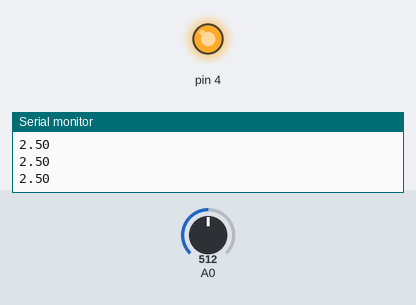
A sketch run on a simulated Arduino Uno, built with avr-gcc and run on an emulated ATmega328P. Parts: output pins drawn as LEDs (lit = HIGH), the last lines printed to the serial monitor. The inputs (shaded band) are chosen by the test bench; at power-on: A0 = 512.

Above: at 1.2 s.
1.3 s: A0 set to 489
2.8 s: A0 set to 458
At 3.8 s:
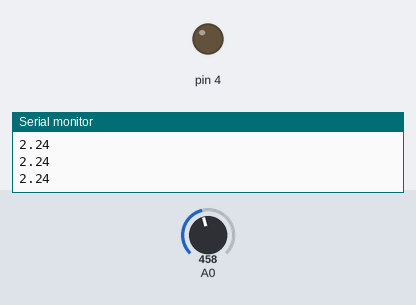
4.3 s: A0 set to 511
At 5.1 s:
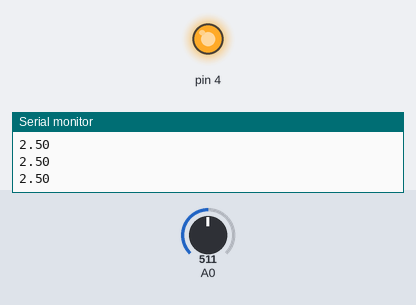
5.9 s: A0 set to 306
At 6.5 s:
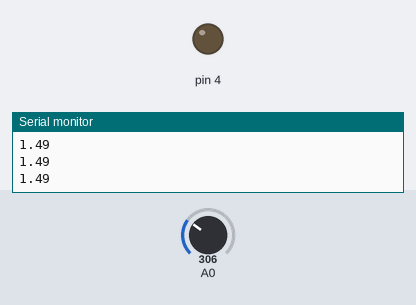
Timing chart, 0 to 8.5 s (numbered marks = the images above; inputs shaded):
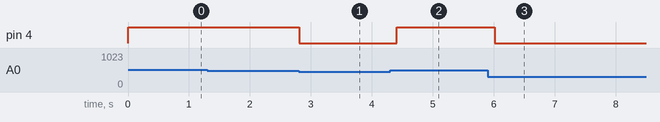

The sketch:

A.ino
```cpp
#include<A.h>
#define v1 A0
A t;
void setup() {
  Serial.begin(9600);
  t.set(v1);
}

void loop() {
t.update();
delay(200);
}
```

Measured:
- the behaviour switches between 472 and 471 on A0 (found by bisection; images 0 and 1)
- after the input at 2.8 s, pin 4: HIGH → LOW at once
- after the input at 4.3 s, pin 4: LOW → HIGH after 0.11 s
- after the input at 5.9 s, pin 4: HIGH → LOW after 0.12 s
